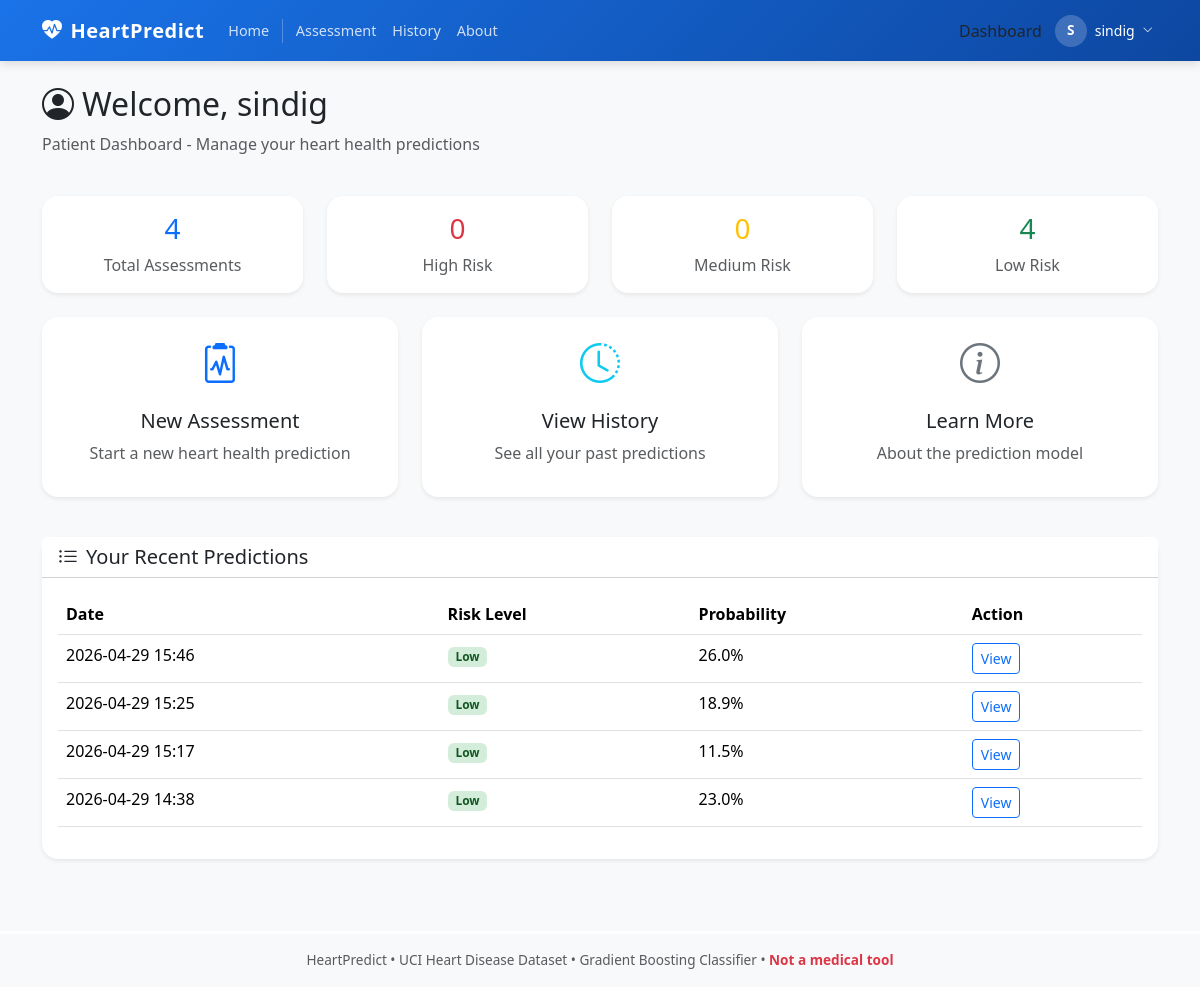
The page /dashboard/user (signed in) on the database its author committed.
### models.py (models this page shows, shortened)
class User(db.Model):
    __tablename__ = "users"
    id           = db.Column(db.Integer, primary_key=True)
    username     = db.Column(db.String(80), unique=True, nullable=False)
    email        = db.Column(db.String(120), unique=True, nullable=False)
    password_hash = db.Column(db.String(256), nullable=False)
    role         = db.Column(db.String(20), nullable=False, default='user')
    status       = db.Column(db.String(20), nullable=False, default='active')
    created_at   = db.Column(db.DateTime, default=datetime.utcnow)
    approved_at  = db.Column(db.DateTime, nullable=True)

class Prediction(db.Model):
    __tablename__ = "predictions"
    id           = db.Column(db.Integer, primary_key=True)
    user_id      = db.Column(db.Integer, db.ForeignKey('users.id'), nullable=True)
    created_at   = db.Column(db.DateTime, default=datetime.utcnow)
    input_data   = db.Column(db.Text, nullable=False)
    prediction   = db.Column(db.Integer, nullable=False)
    probability  = db.Column(db.Float, nullable=False)
    risk_level   = db.Column(db.String(20), nullable=False)
    def to_dict(self):
        import json
        return {
            "id":          self.id,
            "created_at":  self.created_at.strftime("%Y-%m-%d %H:%M"),
            "input_data":  json.loads(self.input_data),
            "prediction":  self.prediction,
            "probability": round(self.probability * 100, 1),
            "risk_level":  self.risk_level,
        }

### dashboard_routes.py (the view)
@dashboard.route('/user')
@login_required
@role_required('user')
def user_dashboard():
    from models import Prediction
    records = Prediction.query.filter_by(user_id=current_user.id).order_by(Prediction.created_at.desc()).all()
    stats = {
        'total': len(records),
        'high_risk': sum(1 for r in records if r.risk_level == 'High'),
        'medium_risk': sum(1 for r in records if r.risk_level == 'Medium'),
        'low_risk': sum(1 for r in records if r.risk_level == 'Low'),
    }
    return render_template('dashboard/user_dashboard.html', records=[r.to_dict() for r in records], stats=stats)

### auth.py (called while the page is built)
@login_manager.user_loader
def load_user(user_id):
    from models import User
    return User.query.get(int(user_id))

### templates/dashboard/user_dashboard.html (shortened to what this page needs)
{% extends "base.html" %}
{% block content %}
<div class="container py-4">
  <div class="row mb-4">
    <div class="col">
      <h2><i class="bi bi-person-circle me-2"></i>Welcome, {{ current_user.username }}</h2>
      <p class="text-muted">Patient Dashboard - Manage your heart health predictions</p>
    </div>
  </div>
  <div class="row mb-4">
    <div class="col-md-3">
      <div class="card text-center border-0 shadow-sm">
        <div class="card-body">
          <h3 class="text-primary">{{ stats.total }}</h3>
          <p class="text-muted mb-0">Total Assessments</p>
        </div>
      </div>
    </div>
    <div class="col-md-3">
      <div class="card text-center border-0 shadow-sm">
        <div class="card-body">
          <h3 class="text-danger">{{ stats.high_risk }}</h3>
          <p class="text-muted mb-0">High Risk</p>
        </div>
      </div>
    </div>
    <div class="col-md-3">
      <div class="card text-center border-0 shadow-sm">
        <div class="card-body">
          <h3 class="text-warning">{{ stats.medium_risk }}</h3>
          <p class="text-muted mb-0">Medium Risk</p>
        </div>
      </div>
    </div>
    <div class="col-md-3">
      <div class="card text-center border-0 shadow-sm">
        <div class="card-body">
          <h3 class="text-success">{{ stats.low_risk }}</h3>
          <p class="text-muted mb-0">Low Risk</p>
        </div>
      </div>
    </div>
  </div>
  <div class="row">
    <div class="col-md-4 mb-3">
      <a href="{{ url_for('predict') }}" class="text-decoration-none">
        <div class="card border-0 shadow-sm h-100">
          <div class="card-body text-center">
            <i class="bi bi-clipboard2-pulse text-primary" style="font-size: 2.5rem;"></i>
            <h5 class="mt-3">New Assessment</h5>
            <p class="text-muted">Start a new heart health prediction</p>
          </div>
        </div>
      </a>
    </div>
    <div class="col-md-4 mb-3">
      <a href="{{ url_for('history') }}" class="text-decoration-none">
        <div class="card border-0 shadow-sm h-100">
          <div class="card-body text-center">
            <i class="bi bi-clock-history text-info" style="font-size: 2.5rem;"></i>
            <h5 class="mt-3">View History</h5>
            <p class="text-muted">See all your past predictions</p>
          </div>
        </div>
      </a>
    </div>
    <div class="col-md-4 mb-3">
      <a href="{{ url_for('about') }}" class="text-decoration-none">
        <div class="card border-0 shadow-sm h-100">
          <div class="card-body text-center">
            <i class="bi bi-info-circle text-secondary" style="font-size: 2.5rem;"></i>
            <h5 class="mt-3">Learn More</h5>
            <p class="text-muted">About the prediction model</p>
          </div>
        </div>
      </a>
    </div>
  </div>
  <div class="row mt-4">
    <div class="col">
      <div class="card border-0 shadow-sm">
        <div class="card-header bg-white">
          <h5 class="mb-0"><i class="bi bi-list-ul me-2"></i>Your Recent Predictions</h5>
        </div>
        <div class="card-body">
          {% if records %}
          <div class="table-responsive">
            <table class="table table-hover">
              <thead>
                <tr>
                  <th>Date</th>
                  <th>Risk Level</th>
                  <th>Probability</th>
                  <th>Action</th>
                </tr>
              </thead>
              <tbody>
                {% for record in records[:10] %}
                <tr>
                  <td>{{ record.created_at }}</td>
                  <td><span class="badge risk-{{ record.risk_level }}">{{ record.risk_level }}</span></td>
                  <td>{{ record.probability }}%</td>
                  <td>
                    <button class="btn btn-sm btn-outline-primary view-prediction-btn"
                            data-prediction-id="{{ record.id }}"
                            data-bs-toggle="modal"
                            data-bs-target="#predictionModal">
                      View
                    </button>
                  </td>
                </tr>
                {% endfor %}
              </tbody>
            </table>
          </div>
          {% else %}
          <p class="text-muted text-center py-4 mb-0">No predictions yet. <a href="{{ url_for('predict') }}">Start your first assessment</a></p>
          {% endif %}
        </div>
      </div>
    </div>
  </div>
</div>
{% endblock %}

### templates/base.html (shortened to what this page needs)
<!DOCTYPE html>
<html lang="en">
<head>
  <link href="https://cdn.jsdelivr.net/npm/bootstrap@5.3.3/dist/css/bootstrap.min.css"
        rel="stylesheet"/>
  <link href="https://cdn.jsdelivr.net/npm/bootstrap-icons@1.11.3/font/bootstrap-icons.css"
        rel="stylesheet"/>
</head>
<body>
<nav class="navbar navbar-expand-lg navbar-dark">
  <div class="container">
    <a href="{{ url_for('index') }}" class="navbar-brand d-flex align-items-center gap-2">
      <i class="bi bi-heart-pulse-fill"></i>
      <span>HeartPredict</span>
    </a>
    <div class="collapse navbar-collapse" id="navMenu">
      <ul class="navbar-nav me-auto">
        <li class="nav-item">
          <a class="nav-link {% if request.endpoint == 'index' %}active{% endif %}"
             href="{{ url_for('index') }}">
            Home
          </a>
        </li>
        {% if current_user.is_authenticated %}
        <li class="nav-item">
          <a class="nav-link {% if request.endpoint == 'predict' %}active{% endif %}"
             href="{{ url_for('predict') }}">
            Assessment
          </a>
        </li>
        <li class="nav-item">
          <a class="nav-link {% if request.endpoint == 'history' %}active{% endif %}"
             href="{{ url_for('history') }}">
            History
          </a>
        </li>
        <li class="nav-item">
          <a class="nav-link {% if request.endpoint == 'about' %}active{% endif %}"
             href="{{ url_for('about') }}">
            About
          </a>
        </li>
        {% endif %}
      </ul>
      {% if current_user.is_authenticated %}
      <div class="d-flex align-items-center gap-2">
        <a href="{{ url_for('dashboard.redirect_dashboard') }}"
           class="nav-link d-none d-lg-block">
          Dashboard
        </a>
        <div class="dropdown">
          <button class="btn btn-link text-white text-decoration-none d-flex align-items-center gap-2 p-1"
                  data-bs-toggle="dropdown" aria-expanded="false">
            <div class="user-avatar">
              {{ current_user.username[0] | upper }}
            </div>
            <span class="d-none d-sm-inline small">{{ current_user.username }}</span>
            <i class="bi bi-chevron-down" style="font-size:0.65rem"></i>
          </button>
        </div>
      </div>
      {% else %}
      <div class="d-flex gap-2">
        <a href="{{ url_for('auth.login') }}" class="btn btn-nav-login">Login</a>
        <a href="{{ url_for('auth.register') }}" class="btn btn-light btn-sm px-3" style="border-radius:0.5rem;font-weight:500">Register</a>
      </div>
      {% endif %}
    </div>
  </div>
</nav>
<main class="pb-5">
  {% block content %}{% endblock %}
</main>
<footer class="bg-light py-3 text-center text-muted" style="border-top: 3px solid #fff;">
  <div class="container">
    <p class="mb-0">
      HeartPredict &bull; UCI Heart Disease Dataset &bull; Gradient Boosting Classifier
      &bull; <span class="text-danger fw-semibold">Not a medical tool</span>
    </p>
  </div>
</footer>
</body>
</html>

### templates/base.html (style rules this page uses)
:root { --primary-color: #1a73e8; --primary-dark: #0d47a1; --accent-red: #c62828; }
body { background: #f8f9fa; }
.card { border: none; border-radius: 1rem; box-shadow: 0 2px 12px rgba(0,0,0,.08); }
.risk-Low { background: #d4edda; color: #155724; }
footer { background: #fff; border-top: 3px solid #fff; font-size: .85rem; }
.navbar { background: linear-gradient(135deg, var(--primary-color) 0%, var(--primary-dark) 100%); box-shadow: 0 2px 10px rgba(0,0,0,0.15); padding: 0.6rem 0; }
.navbar-brand { font-weight: 700; letter-spacing: 0.5px; }
.navbar-nav .nav-link { font-weight: 500; color: rgba(255,255,255,0.8); padding: 0.5rem 0.85rem; border-radius: 0.5rem; transition: all 0.2s; font-size: 0.9rem; }
.user-avatar { width: 32px; height: 32px; background: rgba(255,255,255,0.2); border-radius: 50%; display: flex; align-items: center; justify-content: center; font-size: 0.85rem; font-weight: 600; color: #fff; }

### rows shown on the page
User: username "S", username "sindig"
Prediction: created_at "2026-04-29 15:46", risk_level "Low", probability "26.0"
Prediction: created_at "2026-04-29 15:25", risk_level "Low", probability "18.9"
Prediction: created_at "2026-04-29 15:17", risk_level "Low", probability "11.5"
Prediction: created_at "2026-04-29 14:38", risk_level "Low", probability "23.0"

### other values the page prints
{{ stats.total }} "4"
{{ stats.high_risk }} "0"
{{ stats.medium_risk }} "0"
{{ stats.low_risk }} "4"
